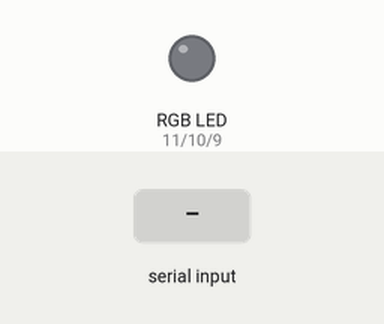
The sketch below on a simulated Arduino Uno, built with avr-gcc and run on an emulated ATmega328P. Parts: an RGB LED mixed from three pins (HIGH = lit). The test bench sets the inputs (shaded band). Dim RGB values are drawn brighter than linear; what the sketch prints to the serial monitor is not drawn.

Above: at 1.2 s.
1.3 s: "90,45,200\n" received over Serial
At 2.5 s:
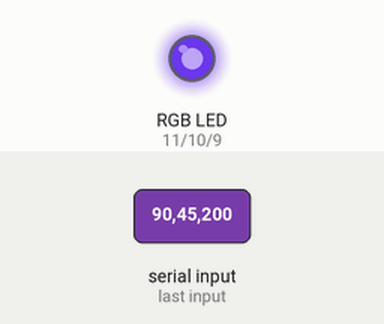
2.8 s: "30,150,10\n" received over Serial
At 3.6 s:
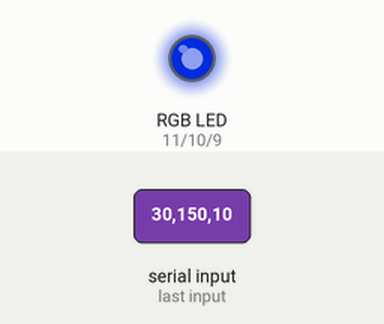
5.8 s: "90,45\n" received over Serial
At 7.8 s:
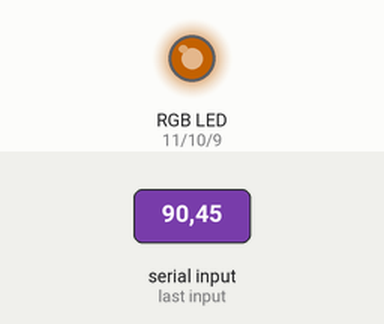
8.3 s: "30,150\n" received over Serial
At 9.7 s:
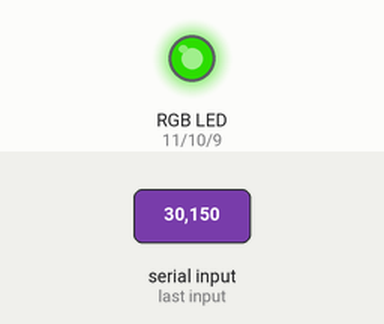
10.8 s: "90\n" received over Serial
At 13.5 s:
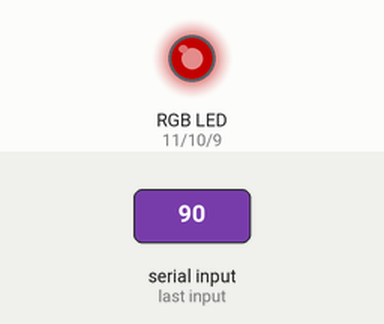
13.8 s: "200\n" received over Serial
At 17.0 s:
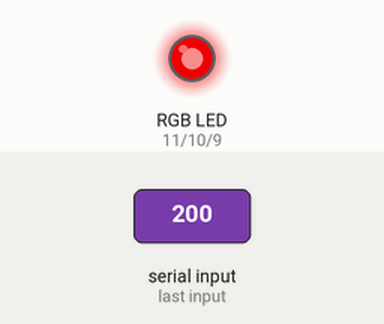
Timing chart, 0 to 17.8 s (numbered marks = the images above; inputs shaded):
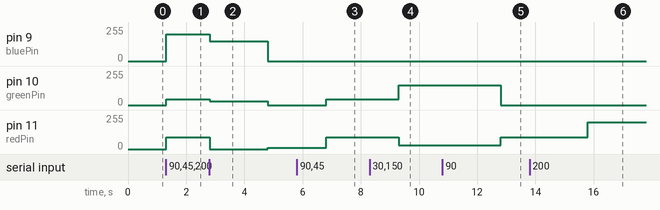

The sketch:

ch_14_rgb_led.ino
```cpp
const int redPin = 11;
const int greenPin = 10;
const int bluePin = 9;

void setup() {
  pinMode(redPin, OUTPUT);
  pinMode(greenPin, OUTPUT);
  pinMode(bluePin, OUTPUT);
  Serial.begin(9600);
  Serial.println("Enter R G B (E.g. 255 100 200)");
}

void loop() {
  if (Serial.available()) {
    int red = Serial.parseInt();
    int green = Serial.parseInt();
    int blue = Serial.parseInt();
    analogWrite(redPin, red);
    analogWrite(greenPin, green);
    analogWrite(bluePin, blue);
  }
}
```

Measured:
- after the input at 1.3 s, pin 9 (bluePin): 0/255 → 200/255 at once; pin 10 (greenPin): 0/255 → 45/255 at once; pin 11 (redPin): 0/255 → 90/255 at once
- after the input at 2.8 s, pin 9 (bluePin): 200/255 → 150/255 at once, → 0/255 2.0 s later; pin 10 (greenPin): 45/255 → 30/255 at once, → 0/255 2.0 s later; pin 11 (redPin): 90/255 → 0/255 after 0.01 s instead of 1.5 s
- after the input at 5.8 s, pin 10 (greenPin): 0/255 → 45/255 after 1.0 s; pin 11 (redPin): 10/255 → 90/255 after 1.0 s
- after the input at 8.3 s, pin 10 (greenPin): 45/255 → 150/255 after 1.0 s; pin 11 (redPin): 90/255 → 30/255 after 1.0 s
- after the input at 10.8 s, pin 10 (greenPin): 150/255 → 0/255 after 2.0 s; pin 11 (redPin): 30/255 → 90/255 after 2.0 s
- after the input at 13.8 s, pin 11 (redPin): 90/255 → 200/255 after 2.0 s
